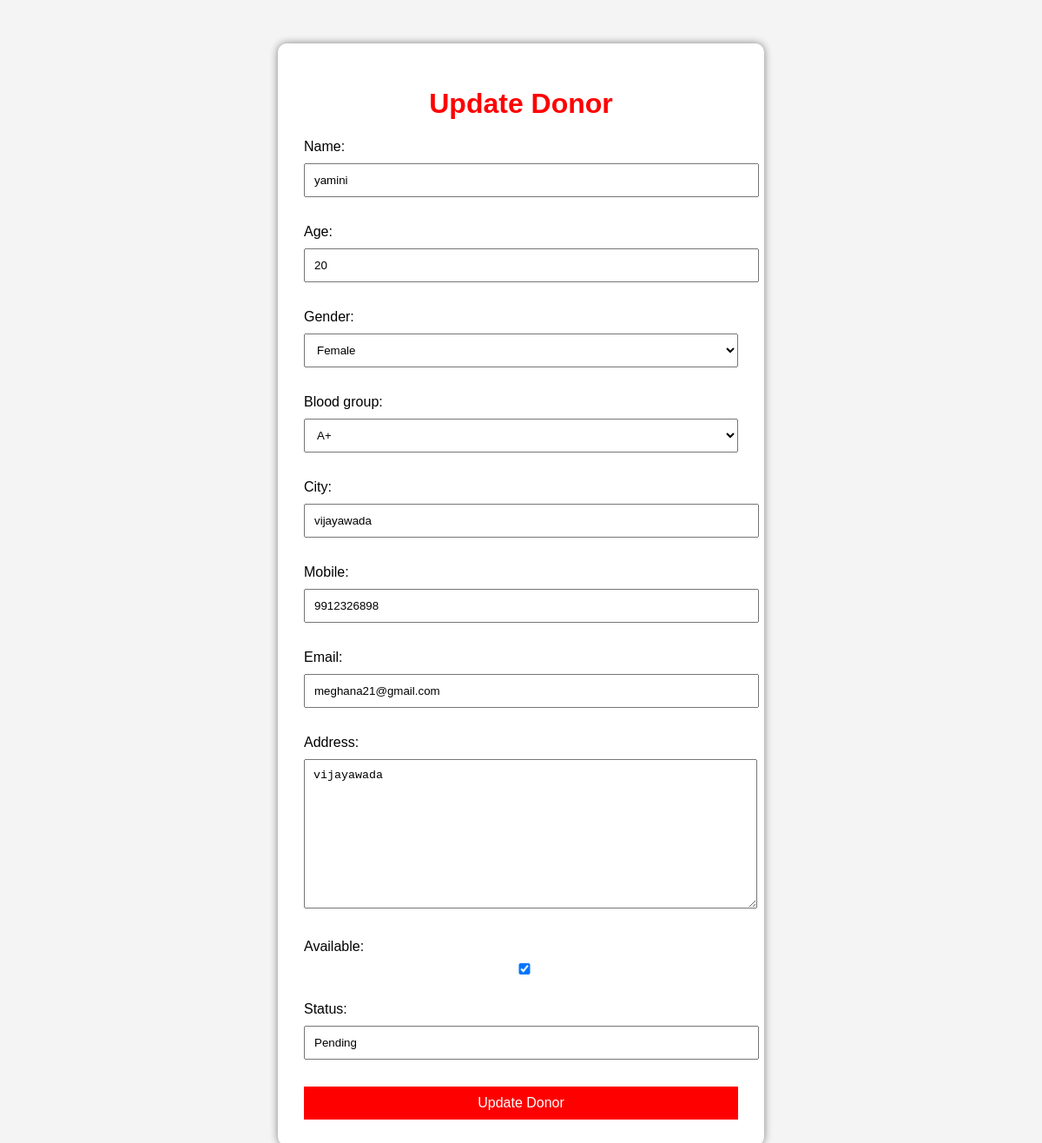
/update-donor/3/ (signed in), run on the app's committed database.
### donor/models.py (models this page shows, shortened)
class Donor(models.Model):
    name = models.CharField(
        max_length=100
    )
    age = models.IntegerField()
    gender = models.CharField(
        max_length=10
    )
    blood_group = models.CharField(
        max_length=5
    )
    city = models.CharField(
        max_length=100
    )
    mobile = models.CharField(
    max_length=10,
    validators=[
        RegexValidator(
            regex=r'^[0-9]{10}$',
            message='Enter valid 10 digit mobile number'
        )
    ]
)
    email = models.EmailField()
    address = models.TextField()
    available = models.BooleanField(
        default=True
    )
    status = models.CharField(
        max_length=20,
        default='Pending'
    )

### donor/views.py (the view)
@login_required(login_url='/login/')
def update_donor(request, id):
    donor = Donor.objects.get(id=id)
    form = DonorForm(
        request.POST or None,
        instance=donor
    )
    if form.is_valid():
        form.save()
        return redirect('/donor-list/')
    return render(
        request,
        'update_donor.html',
        {
            'form': form
        }
    )

### donor/forms.py (shortened to what this page needs)
class DonorForm(forms.ModelForm):
    class Meta:
        model = Donor
        fields = '__all__'
        widgets = {
            'blood_group': forms.Select(
                choices=[
                    ('A+', 'A+'),
                    ('A-', 'A-'),
                    ('B+', 'B+'),
                    ('B-', 'B-'),
                    ('O+', 'O+'),
                    ('O-', 'O-'),
                    ('AB+', 'AB+'),
                    ('AB-', 'AB-')
                ]
            ),
            'gender': forms.Select(
                choices=[
                    ('Male', 'Male'),
                    ('Female', 'Female'),
                    ('Other', 'Other')
                ]
            )
        }

### templates/update_donor.html (shortened to what this page needs)
<!DOCTYPE html>
<html>
<head>
</head>
<body>
    <div class="container">
        <h1>
            Update Donor
        </h1>
        <form method="POST">
            {{ form.as_p }}
            <button type="submit">
                Update Donor
            </button>
        </form>
    </div>
</body>
</html>

### templates/update_donor.html (style rules this page uses)
body { font-family:Arial; background:#f4f4f4; }
.container { width:500px; margin:auto; margin-top:50px; background:white; padding:30px; border-radius:10px; box-shadow:0px 0px 10px gray; }
h1 { text-align:center; color:red; }
input, textarea, select { width:100%; padding:10px; margin-top:10px; margin-bottom:15px; }
button { width:100%; padding:10px; background:red; color:white; border:none; font-size:16px; }

### data on the page
Donor: name "yamini", age "20", gender "Female", blood_group "A+", city "vijayawada", mobile "9912326898", email "meghana21@gmail.com", address "vijayawada", available "☑", status "Pending"
